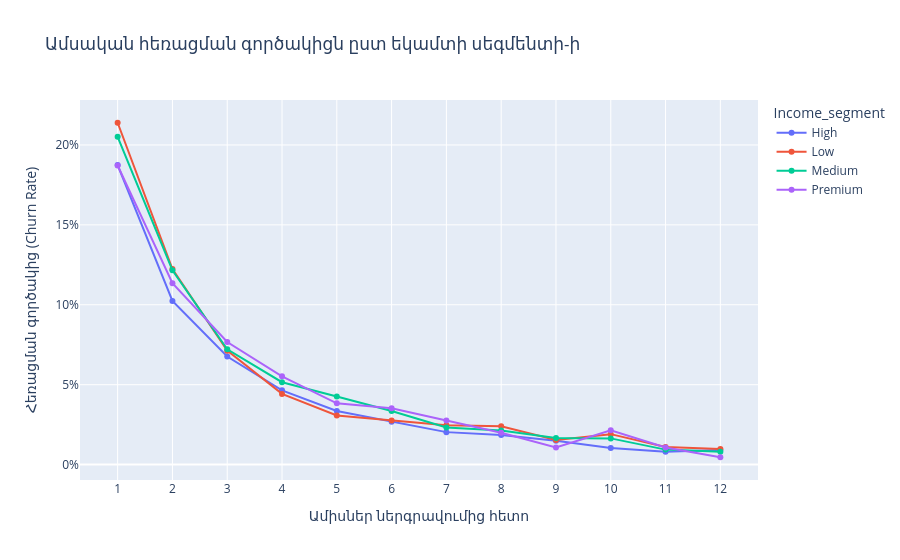

Notebook source saved alongside this figure:
### Markdown cell above
#### Income Segment

### Code cell
plot_churn_by_feature("income_segment", "եկամտի սեգմենտի")

### Figure 1 — Plotly figure (JSON) as saved in the notebook; plotly's stock layout.template omitted (floating-point values rounded to 4 significant figures)
{"data": [{"hovertemplate": "Income_segment=High<br>Ամիսներ ներգրավումից հետո=%{x}<br>Հեռացման գործակից (Churn Rate)=%{y}<extra></extra>", "legendgroup": "High", "line": {"color": "#636efa", "dash": "solid"}, "marker": {"symbol": "circle"}, "mode": "lines+markers", "name": "High", "orientation": "v", "showlegend": true, "type": "scatter", "x": [1.0, 2.0, 3.0, 4.0, 5.0, 6.0, 7.0, 8.0, 9.0, 10.0, 11.0, 12.0], "xaxis": "x", "y": [0.1874, 0.1024, 0.06759, 0.04644, 0.03359, 0.02675, 0.02032, 0.01845, 0.01493, 0.01037, 0.008086, 0.009123], "yaxis": "y"}, {"hovertemplate": "Income_segment=Low<br>Ամիսներ ներգրավումից հետո=%{x}<br>Հեռացման գործակից (Churn Rate)=%{y}<extra></extra>", "legendgroup": "Low", "line": {"color": "#EF553B", "dash": "solid"}, "marker": {"symbol": "circle"}, "mode": "lines+markers", "name": "Low", "orientation": "v", "showlegend": true, "type": "scatter", "x": [1.0, 2.0, 3.0, 4.0, 5.0, 6.0, 7.0, 8.0, 9.0, 10.0, 11.0, 12.0], "xaxis": "x", "y": [0.2139, 0.1223, 0.0713, 0.04425, 0.03073, 0.02766, 0.02459, 0.02397, 0.01537, 0.01905, 0.01106, 0.009834], "yaxis": "y"}, {"hovertemplate": "Income_segment=Medium<br>Ամիսներ ներգրավումից հետո=%{x}<br>Հեռացման գործակից (Churn Rate)=%{y}<extra></extra>", "legendgroup": "Medium", "line": {"color": "#00cc96", "dash": "solid"}, "marker": {"symbol": "circle"}, "mode": "lines+markers", "name": "Medium", "orientation": "v", "showlegend": true, "type": "scatter", "x": [1.0, 2.0, 3.0, 4.0, 5.0, 6.0, 7.0, 8.0, 9.0, 10.0, 11.0, 12.0], "xaxis": "x", "y": [0.2051, 0.1216, 0.07218, 0.05156, 0.04265, 0.03351, 0.0232, 0.02133, 0.01664, 0.0164, 0.009374, 0.007968], "yaxis": "y"}, {"hovertemplate": "Income_segment=Premium<br>Ամիսներ ներգրավումից հետո=%{x}<br>Հեռացման գործակից (Churn Rate)=%{y}<extra></extra>", "legendgroup": "Premium", "line": {"color": "#ab63fa", "dash": "solid"}, "marker": {"symbol": "circle"}, "mode": "lines+markers", "name": "Premium", "orientation": "v", "showlegend": true, "type": "scatter", "x": [1.0, 2.0, 3.0, 4.0, 5.0, 6.0, 7.0, 8.0, 9.0, 10.0, 11.0, 12.0], "xaxis": "x", "y": [0.1871, 0.1135, 0.07669, 0.05521, 0.03834, 0.03528, 0.02761, 0.01994, 0.01074, 0.02147, 0.01074, 0.004601], "yaxis": "y"}], "layout": {"hovermode": "x unified", "legend": {"title": {"text": "Income_segment"}, "tracegroupgap": 0}, "title": {"text": "Ամսական հեռացման գործակիցն ըստ եկամտի սեգմենտի-ի"}, "xaxis": {"anchor": "y", "domain": [0, 1], "dtick": 1, "title": {"text": "Ամիսներ ներգրավումից հետո"}}, "yaxis": {"anchor": "x", "domain": [0, 1], "tickformat": ".0%", "title": {"text": "Հեռացման գործակից (Churn Rate)"}}}}
